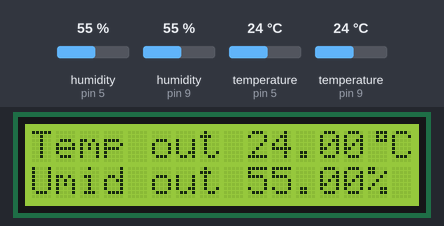
A sketch run on a simulated Arduino Uno, built with avr-gcc and run on an emulated ATmega328P. Shown: 16×2 character LCD. The test bench sets the inputs (shaded band); at power-on: humidity (sensors on pin 5, pin 9) 55 %, temperature (sensors on pin 5, pin 9) 24 °C. What the sketch prints to the serial monitor is not drawn.

Above: at 5.2 s.
5.3 s: humidity (sensor on pin 5) set to 22 %
At 9.8 s:
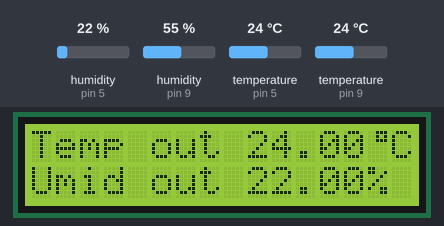
14.7 s: humidity (sensor on pin 9) set to 22 %
At 16.3 s:
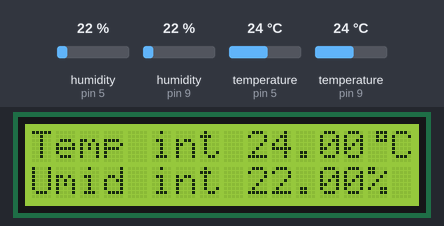
20.1 s: temperature (sensor on pin 5) set to 12 °C
At 22.8 s:
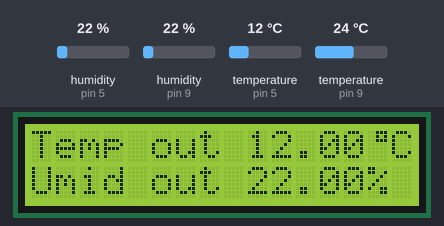
25.5 s: temperature (sensor on pin 9) set to 12 °C
At 29.4 s:
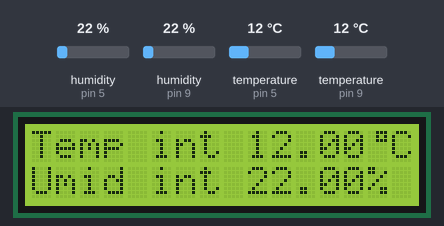
30.9 s: humidity (sensor on pin 5) set to 40 %
At 35.9 s:
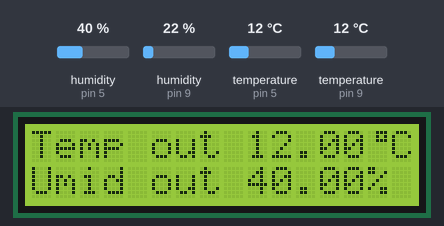
38.8 s: humidity (sensor on pin 9) set to 40 %
At 42.4 s:
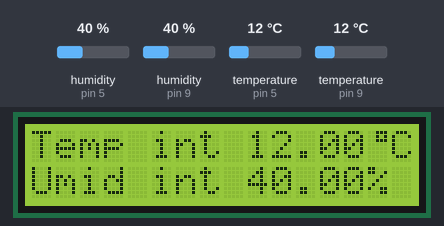
Timing chart, 0 to 43.9 s (numbered marks = the images above; inputs shaded):
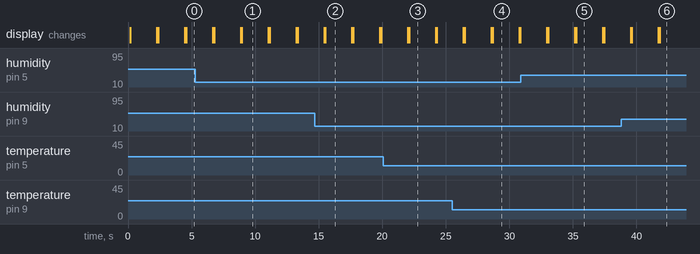

The sketch:

Proiect_Geografia.ino
```cpp
#include "DHT.h"
#include <LiquidCrystal_I2C.h>
LiquidCrystal_I2C lcd(0x27,16,2);  // set the LCD address to 0x27 for a 16 chars and 2 line display
byte degree_symbol[8] =
              {
                0b00111,
                0b00101,
                0b00111,
                0b00000,
                0b00000,
                0b00000,
                0b00000,
                0b00000
              };
#define DHTPIN1 5

#define DHTPIN2 9

#define DHTTYPE DHT11

DHT dht1(DHTPIN1, DHTTYPE);
DHT dht2(DHTPIN2, DHTTYPE);


void setup() {
  Serial.begin(9600);
  Serial.println(F("DHTxx test!"));

  dht1.begin();
  dht2.begin();
}

void loop() {

float h = dht1.readHumidity();
float t = dht1.readTemperature();
 lcd.init();                       // initialize the lcd
 lcd.init();
 lcd.backlight();
 lcd.print("Temp out ");
  lcd.createChar(1, degree_symbol);
 lcd.setCursor(14,0);
 lcd.write(1);
 lcd.print("C");
 lcd.setCursor(0,1);
 lcd.print("Umid out  ");
 lcd.setCursor(14,1);
 lcd.print("%");


 lcd.setCursor(9,0);
 lcd.print(t);
 lcd.setCursor(9,1);
 lcd.print(h);
delay(2000);

h = dht2.readHumidity();
t = dht2.readTemperature();
 lcd.init();                       // initialize the lcd
 lcd.init();
 lcd.backlight();
 lcd.print("Temp int ");
 lcd.createChar(1, degree_symbol);
 lcd.setCursor(14,0);
 lcd.write(1);
 lcd.print("C");
 lcd.setCursor(0,1);
 lcd.print("Umid int  ");
 lcd.setCursor(14,1);
 lcd.print("%");


lcd.setCursor(9,0);
lcd.print(t);
lcd.setCursor(9,1);
lcd.print(h);
delay(2000);
}
```

Measured:
- what the display in image 1 shows lasts 2.0 s, from 9.0 s to 11.0 s
